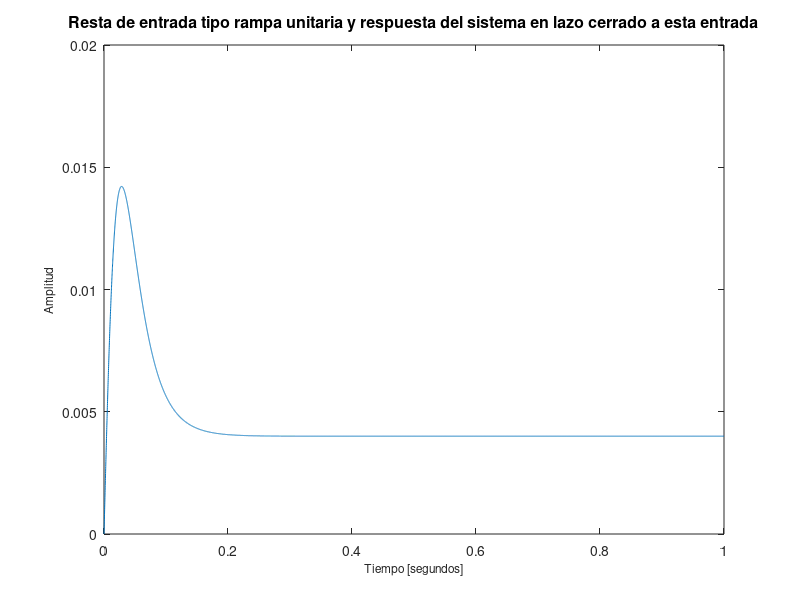
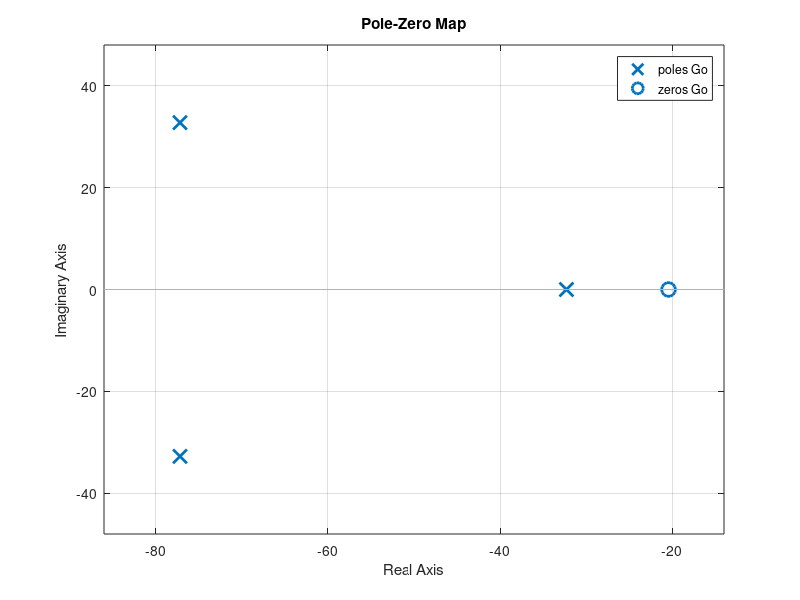

The MATLAB script that drew these images, in order:
s=tf('s');
G=50/(s*(s/5+1));
K=5;
C2=(1+0.048916*s)/(1+0.005505*s);
K_C2_G=K*C2*G;
Go=feedback(K_C2_G,1);

t=0:0.0001:1;
r=t;
[y,t]=lsim(Go,r,t);
plot(t,-y+(r'))
title('\fontsize{16}Resta de entrada tipo rampa unitaria y respuesta del sistema en lazo cerrado a esta entrada')
xlabel('\fontsize{12}Tiempo [segundos]')
ylabel('\fontsize{12}Amplitud')

figure 
pzmap(Go)